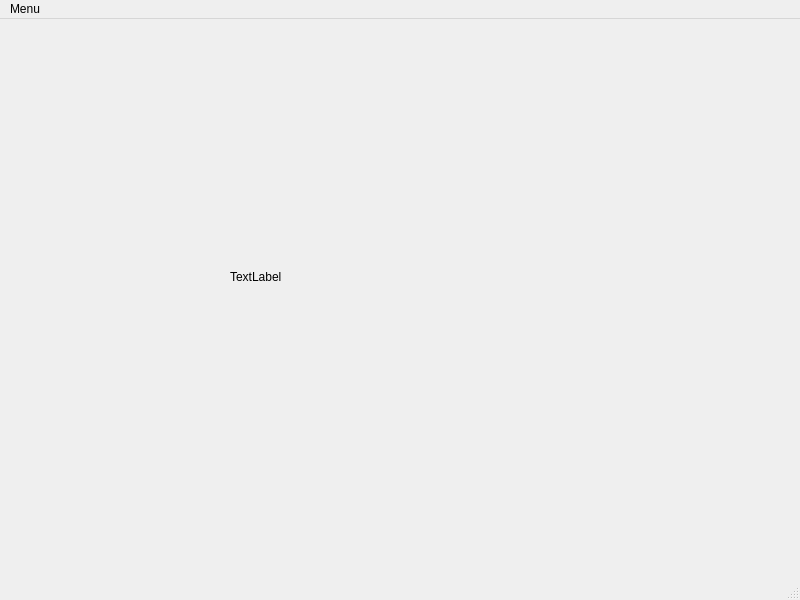
<?xml version="1.0" encoding="UTF-8"?>
<ui version="4.0">
 <class>myMainWindow</class>
 <widget class="QMainWindow" name="myMainWindow">
  <property name="geometry">
   <rect>
    <x>0</x>
    <y>0</y>
    <width>800</width>
    <height>600</height>
   </rect>
  </property>
  <property name="windowTitle">
   <string>myMainWindow</string>
  </property>
  <widget class="QWidget" name="centralwidget">
   <widget class="QLabel" name="label">
    <property name="geometry">
     <rect>
      <x>230</x>
      <y>250</y>
      <width>72</width>
      <height>15</height>
     </rect>
    </property>
    <property name="text">
     <string>TextLabel</string>
    </property>
   </widget>
  </widget>
  <widget class="QMenuBar" name="menubar">
   <property name="geometry">
    <rect>
     <x>0</x>
     <y>0</y>
     <width>800</width>
     <height>26</height>
    </rect>
   </property>
   <widget class="QMenu" name="menuMenu">
    <property name="title">
     <string>Menu</string>
    </property>
    <addaction name="actionStart"/>
    <addaction name="actionPause"/>
    <addaction name="actionContinue"/>
    <addaction name="actionHistory"/>
    <addaction name="actionHelp"/>
    <addaction name="actionAbout_us"/>
    <addaction name="actionExit"/>
   </widget>
   <addaction name="menuMenu"/>
  </widget>
  <widget class="QStatusBar" name="statusbar"/>
  <action name="actionStart">
   <property name="text">
    <string>Start</string>
   </property>
  </action>
  <action name="actionPause">
   <property name="text">
    <string>Pause</string>
   </property>
  </action>
  <action name="actionContinue">
   <property name="text">
    <string>Continue</string>
   </property>
  </action>
  <action name="actionHistory">
   <property name="text">
    <string>History</string>
   </property>
  </action>
  <action name="actionHelp">
   <property name="text">
    <string>Help</string>
   </property>
  </action>
  <action name="actionAbout_us">
   <property name="text">
    <string>About us</string>
   </property>
  </action>
  <action name="actionExit">
   <property name="text">
    <string>Exit</string>
   </property>
  </action>
 </widget>
 <resources/>
 <connections/>
</ui>
